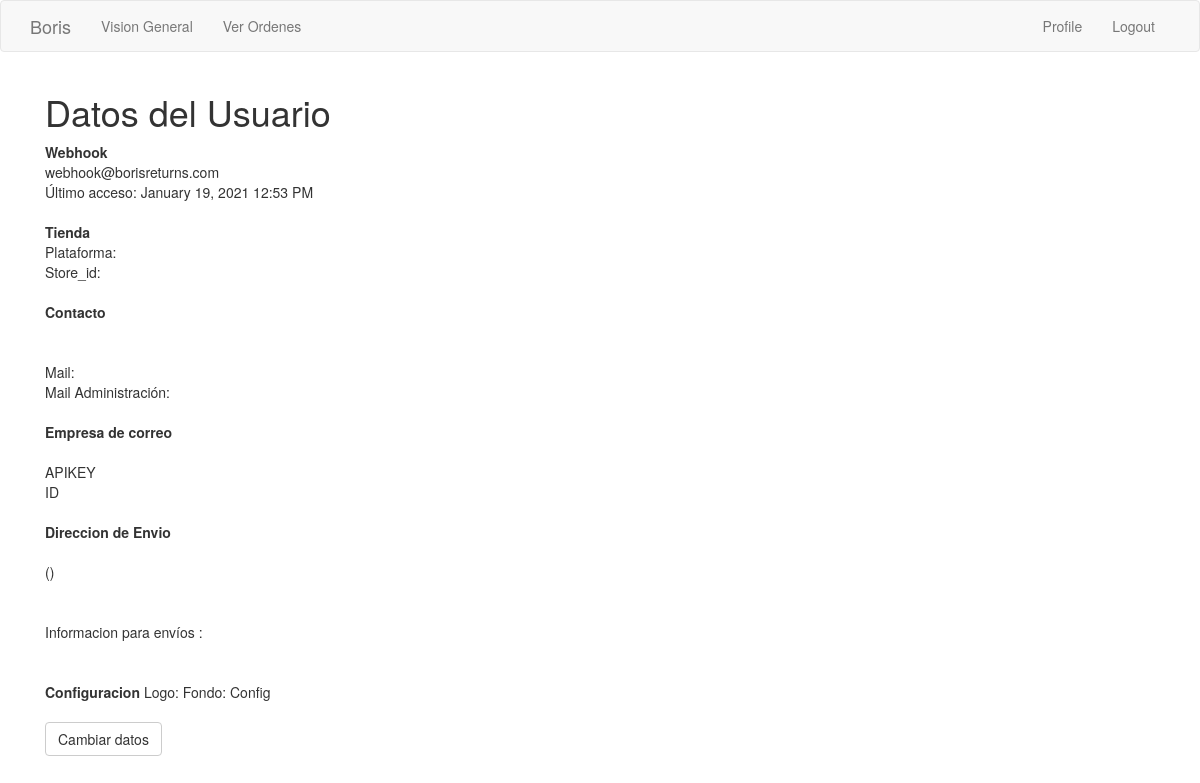
The page /user/Webhook (signed in) on the database its author committed.
### app/models.py (models this page shows, shortened)
class User(UserMixin, db.Model):
    id = db.Column(db.Integer, primary_key=True)
    username = db.Column(db.String(64), index=True, unique=True)
    email = db.Column(db.String(120), index=True, unique=True)
    password_hash = db.Column(db.String(128))
    last_seen = db.Column(db.DateTime, default=datetime.utcnow)
    store = db.Column(db.Integer, db.ForeignKey('company.store_id'))
    transaction = db.relationship('Transaction_log', backref='realizo', lazy='dynamic')

### app/main/routes.py (the view)
@bp.route('/user/<username>')
@login_required
def user(username):
    user = User.query.filter_by(username=username).first_or_404()
    return render_template('user.html', user=user)

### app/main/routes.py (called while the page is built)
@bp.before_app_request
def before_request():
    if current_user.is_authenticated:
        current_user.last_seen = datetime.utcnow()
        db.session.commit()

### app/models.py (called while the page is built)
@login.user_loader
def load_user(id):
    return User.query.get(int(id))

### app/templates/user.html
{% extends "base.html" %}
{% block app_content %}
    <div class='container'>
        <h1> Datos del Usuario</h1>
        <div class="row">
            <div class="col-xs-6 col-sm-6 col-md-4 col-lg-4">
                <strong> {{ user.username }} </strong> <br>
                {{ user.email}} <br>
                {% if user.last_seen %}
                    Último acceso: {{ moment(user.last_seen).format('LLL') }}
                {% endif %}
                <br><br>
                <strong> Tienda </strong>
                {{store_name}} <br>
                Plataforma: {{user.platform}} <br>
                Store_id: {{user.store_id}}<br>
                <br>
                <strong>Contacto</strong><br>
                 {{ user.contact_name }}<br>
                 {{ user.contact_phone }}<br>
                 Mail: {{ user.contact_email }}<br>
                 Mail Administración: {{ user.admin_email}} <br>
                <br>
                <strong>Empresa de correo</strong><br>
                {{ user.correo_usado }}<br>
                APIKEY {{ user.correo_apikey }}<br>
                ID {{ user.correo_id }}<br>
                <br>
                <strong>Direccion de Envio</strong><br>
                {{ user.shipping_address}} {{user.shipping_number}} {{ user.shipping_floor }} <br>
                {{ user.shipping_city }} ({{ user.shipping_zipcode }}) <br>
                {{ user.shipping_province}} <br>
                {{ user.shipping_country }} <br>
                Informacion para envíos :<br>
                {{ user.shipping_info }} <br>
                <br>
                <strong> Configuracion</strong>
                Logo: {{ user.param_logo }}
                Fondo: {{ user.param_fondo }}
                Config {{ user.param_config }}
                <br>
                <br>
                <a href="{{ url_for('main.edit_profile') }}">
                        <button class="btn btn-default">Cambiar datos</button>
                </a>
            </div>
        </div>
    </div>
{% endblock %}

### rows shown on the page
User: username "Webhook", email "webhook@borisreturns.com", last_seen "January 19, 2021 12:53 PM"

### other values the page prints
{{ 'Logout' }} "Logout"
